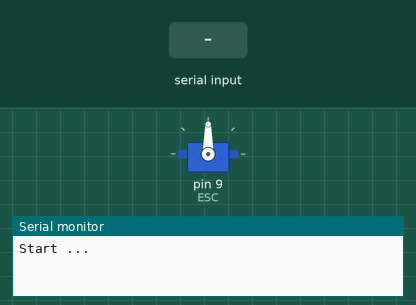
This sketch was run on a simulated Arduino Mega 2560, built with avr-gcc and run on an emulated ATmega2560. Shown: servo, the last lines printed to the serial monitor. The test bench sets the inputs (shaded band).

Above: at 1.2 s.
1.3 s: "1" received over the second serial link
At 1.9 s:
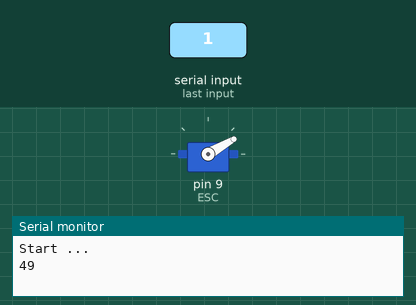
Timing chart, 0 to 4.3 s (numbered marks = the images above; inputs shaded):
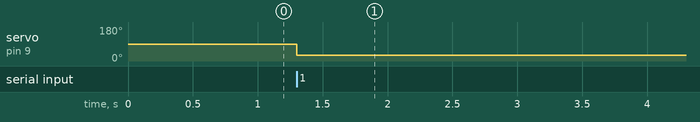

Measured:
- after the input at 1.3 s, servo on pin 9 (ESC): 90° → 30° at once

The sketch:

MotorControl.ino
```cpp
#include <Servo.h>

Servo ESC;

void setup() {
    Serial.begin(9600);
    Serial.println("Start ...");
    Serial1.begin(9600);
    ESC.attach(9,1000,2000);
}

void loop() {
    while(Serial1.available()>0) {
        int value = Serial1.read();

//        if (value > 127){
//          value = value - 255;
//        }
        Serial.println(value);

        ESC.write(30);
    }
}

//void send_motor_command(char *command){
//    Serial.print("Send command : ");
//    Serial.println(command);
//    Serial1.println(command);
//    delay(1000);
//    while (Serial1.available()) {
//        delay(5); //delay to allow buffer to fill
//        if (Serial1.available() >0) {
//            char c = Serial1.read(); //gets one byte from serial buffer
//            Serial.print(c); //makes the string readString
//        }
//    }
//}
```
